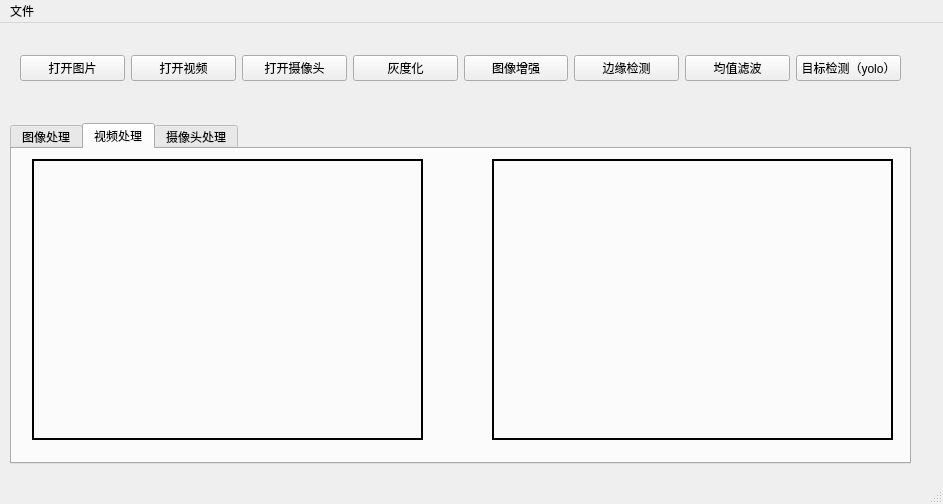
<?xml version="1.0" encoding="UTF-8"?>
<ui version="4.0">
 <class>MainWindow</class>
 <widget class="QMainWindow" name="MainWindow">
  <property name="geometry">
   <rect>
    <x>0</x>
    <y>0</y>
    <width>943</width>
    <height>504</height>
   </rect>
  </property>
  <property name="windowTitle">
   <string>MainWindow</string>
  </property>
  <widget class="QWidget" name="centralwidget">
   <widget class="QTabWidget" name="showArea">
    <property name="geometry">
     <rect>
      <x>10</x>
      <y>100</y>
      <width>901</width>
      <height>341</height>
     </rect>
    </property>
    <property name="currentIndex">
     <number>1</number>
    </property>
    <widget class="QWidget" name="pictureArea">
     <attribute name="title">
      <string>图像处理</string>
     </attribute>
     <widget class="QLabel" name="after_pic_lbl">
      <property name="geometry">
       <rect>
        <x>480</x>
        <y>10</y>
        <width>401</width>
        <height>281</height>
       </rect>
      </property>
      <property name="frameShape">
       <enum>QFrame::WinPanel</enum>
      </property>
      <property name="text">
       <string/>
      </property>
     </widget>
     <widget class="QLabel" name="before_pic_lbl">
      <property name="geometry">
       <rect>
        <x>20</x>
        <y>10</y>
        <width>391</width>
        <height>281</height>
       </rect>
      </property>
      <property name="autoFillBackground">
       <bool>false</bool>
      </property>
      <property name="frameShape">
       <enum>QFrame::WinPanel</enum>
      </property>
      <property name="frameShadow">
       <enum>QFrame::Plain</enum>
      </property>
      <property name="text">
       <string/>
      </property>
     </widget>
    </widget>
    <widget class="QWidget" name="videoArea">
     <attribute name="title">
      <string>视频处理</string>
     </attribute>
     <widget class="QLabel" name="after_video_lbl">
      <property name="geometry">
       <rect>
        <x>480</x>
        <y>10</y>
        <width>401</width>
        <height>281</height>
       </rect>
      </property>
      <property name="frameShape">
       <enum>QFrame::WinPanel</enum>
      </property>
      <property name="text">
       <string/>
      </property>
     </widget>
     <widget class="QLabel" name="before_video_lbl">
      <property name="geometry">
       <rect>
        <x>20</x>
        <y>10</y>
        <width>391</width>
        <height>281</height>
       </rect>
      </property>
      <property name="autoFillBackground">
       <bool>false</bool>
      </property>
      <property name="frameShape">
       <enum>QFrame::WinPanel</enum>
      </property>
      <property name="frameShadow">
       <enum>QFrame::Plain</enum>
      </property>
      <property name="text">
       <string/>
      </property>
     </widget>
    </widget>
    <widget class="QWidget" name="cameraArea">
     <attribute name="title">
      <string>摄像头处理</string>
     </attribute>
     <widget class="QLabel" name="before_camera_lbl">
      <property name="geometry">
       <rect>
        <x>20</x>
        <y>10</y>
        <width>391</width>
        <height>281</height>
       </rect>
      </property>
      <property name="autoFillBackground">
       <bool>false</bool>
      </property>
      <property name="frameShape">
       <enum>QFrame::WinPanel</enum>
      </property>
      <property name="frameShadow">
       <enum>QFrame::Plain</enum>
      </property>
      <property name="text">
       <string/>
      </property>
     </widget>
     <widget class="QLabel" name="after_camera_lbl">
      <property name="geometry">
       <rect>
        <x>480</x>
        <y>10</y>
        <width>401</width>
        <height>281</height>
       </rect>
      </property>
      <property name="frameShape">
       <enum>QFrame::WinPanel</enum>
      </property>
      <property name="text">
       <string/>
      </property>
     </widget>
    </widget>
   </widget>
   <widget class="QWidget" name="widget" native="true">
    <property name="geometry">
     <rect>
      <x>20</x>
      <y>10</y>
      <width>881</width>
      <height>71</height>
     </rect>
    </property>
    <layout class="QHBoxLayout" name="horizontalLayout">
     <item>
      <widget class="QPushButton" name="openPic">
       <property name="text">
        <string>打开图片</string>
       </property>
      </widget>
     </item>
     <item>
      <widget class="QPushButton" name="openVideo">
       <property name="text">
        <string>打开视频</string>
       </property>
      </widget>
     </item>
     <item>
      <widget class="QPushButton" name="openCamera">
       <property name="text">
        <string>打开摄像头</string>
       </property>
      </widget>
     </item>
     <item>
      <widget class="QPushButton" name="pushButton_4">
       <property name="text">
        <string>灰度化</string>
       </property>
      </widget>
     </item>
     <item>
      <widget class="QPushButton" name="pushButton_8">
       <property name="text">
        <string>图像增强</string>
       </property>
      </widget>
     </item>
     <item>
      <widget class="QPushButton" name="pushButton_7">
       <property name="text">
        <string>边缘检测</string>
       </property>
      </widget>
     </item>
     <item>
      <widget class="QPushButton" name="pushButton">
       <property name="text">
        <string>均值滤波</string>
       </property>
      </widget>
     </item>
     <item>
      <widget class="QPushButton" name="pushButton_5">
       <property name="text">
        <string>目标检测（yolo）</string>
       </property>
      </widget>
     </item>
    </layout>
   </widget>
  </widget>
  <widget class="QMenuBar" name="menubar">
   <property name="geometry">
    <rect>
     <x>0</x>
     <y>0</y>
     <width>943</width>
     <height>21</height>
    </rect>
   </property>
   <widget class="QMenu" name="menu">
    <property name="title">
     <string>文件</string>
    </property>
    <addaction name="action"/>
    <addaction name="action_2"/>
   </widget>
   <addaction name="menu"/>
  </widget>
  <widget class="QStatusBar" name="statusbar"/>
  <action name="action">
   <property name="text">
    <string>打开图片</string>
   </property>
  </action>
  <action name="action_2">
   <property name="text">
    <string>打开视频</string>
   </property>
  </action>
  <action name="action_3">
   <property name="text">
    <string>设置对比度</string>
   </property>
  </action>
  <action name="action_4">
   <property name="text">
    <string>保存当前</string>
   </property>
  </action>
 </widget>
 <resources/>
 <connections/>
</ui>
